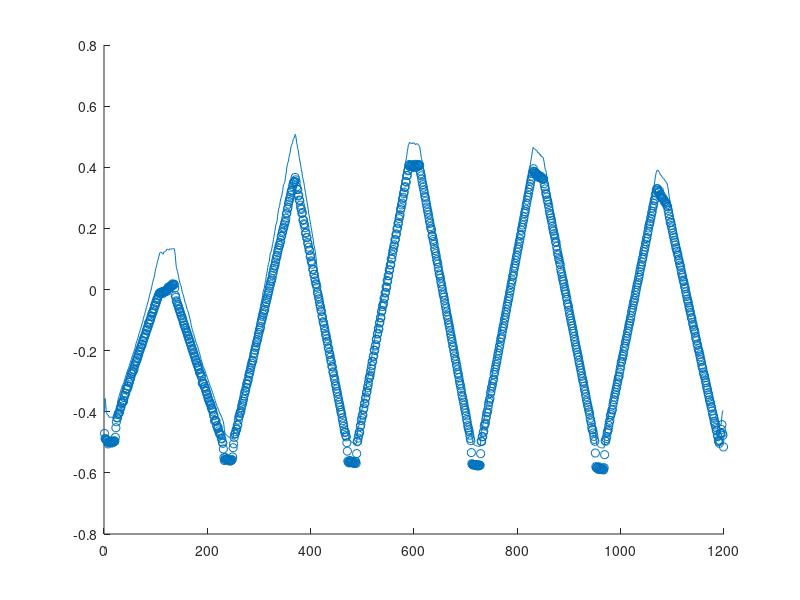

Write the MATLAB code that produced this figure.
clear all;
clc
%% load data
load('Input_data');
load('Output_data');
%% Scaling
Scmin=-0.5;
Scmax=0.5;
[n nI]=size(Input_data);
[n nO]=size(Output_data);
Smin=min([Input_data Output_data])
Smax=max([Input_data Output_data])
ScaleFac=(Scmax-Scmin)./(Smax-Smin);
for i=1:nI
    Iput(:,i)=Scmin+(Input_data(:,i)-Smin(i))*ScaleFac(i);
end
for i=1:nO
    Oput(:,i)=Scmin+(Output_data(:,i)-Smin(i))*ScaleFac(i+nI);
end
%% Initialization
mu=0.001;
weighthi=0.0765*rand([10 2]);
weightoh=0.0545*rand([2 10]);
biash=0.065*ones([10 n]);
biaso=0.023*ones([2 n]);
%% Forward propagation
Iput=Iput';
Oput=Oput';
for iter=1:20000
    z1=weighthi*Iput;
    a1=tanh(z1);
    z2=weightoh*a1;
    a2=tanh(z2);
    error=(Oput-z2);
    weighthi=weighthi+mu*(((error.*(1-a2.^2))'*weightoh)'.*(1-a1.^2))*Iput';
    weightoh=weightoh+mu*error.*(1-a2.^2)*a1';
end
scatter((1:n),Oput(1,1:n));
hold on;
plot((1:n),z2(1,1:n));